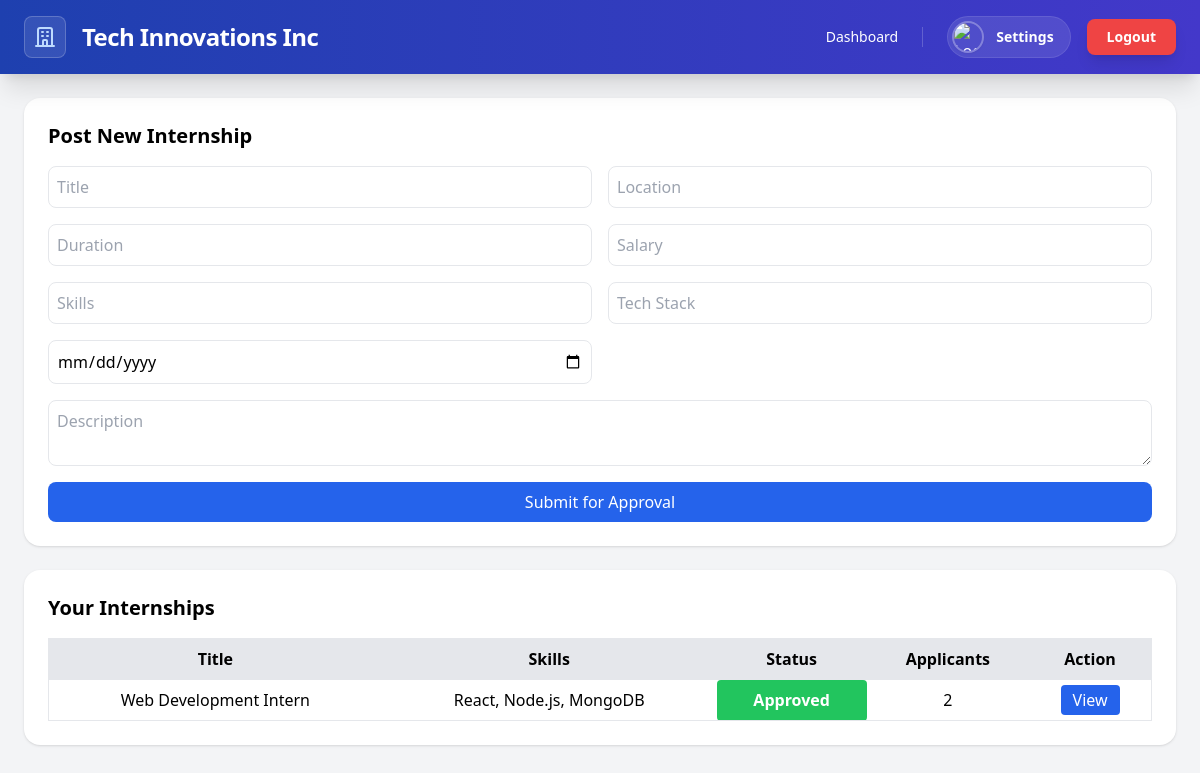
/company_dashboard.php (signed in), run on the app's committed database.
### tables this page shows
CREATE TABLE `companies` (
  `id` int(11) NOT NULL,
  `user_id` int(11) NOT NULL,
  `company_name` varchar(255) NOT NULL,
  `address` varchar(255) DEFAULT NULL,
  `phone` varchar(20) DEFAULT NULL,
  `website` varchar(255) DEFAULT NULL,
  `description` text DEFAULT NULL,
  `logo` varchar(255) DEFAULT NULL,
  `created_at` timestamp NOT NULL DEFAULT current_timestamp(),
  `updated_at` timestamp NOT NULL DEFAULT current_timestamp() ON UPDATE current_timestamp()
);

CREATE TABLE `internships` (
  `id` int(11) NOT NULL,
  `company_id` int(11) NOT NULL,
  `title` varchar(255) NOT NULL,
  `location` varchar(255) DEFAULT NULL,
  `duration` varchar(100) DEFAULT NULL,
  `salary` varchar(100) DEFAULT NULL,
  `skills` varchar(255) DEFAULT NULL,
  `stack` varchar(255) DEFAULT NULL,
  `description` text DEFAULT NULL,
  `deadline` date DEFAULT NULL,
  `status` enum('pending','approved','rejected') DEFAULT 'pending',
  `created_at` timestamp NOT NULL DEFAULT current_timestamp(),
  `updated_at` timestamp NOT NULL DEFAULT current_timestamp() ON UPDATE current_timestamp()
);

### Company_dashboard.php (the view, shortened to what this page needs)
<?php
include 'db.php';
$user_id = $_SESSION['user_id'];
$stmt = $pdo->prepare("SELECT c.*, u.email FROM companies c JOIN users u ON c.user_id = u.id WHERE c.user_id = ?");
$stmt->execute([$user_id]);
$company = $stmt->fetch(PDO::FETCH_ASSOC);
$stmt = $pdo->prepare("
    SELECT i.*,
    (SELECT COUNT(*) FROM applications a WHERE a.internship_id = i.id) AS total_applicants
    FROM internships i
    WHERE i.company_id = ?
    ORDER BY i.id DESC
");
$stmt->execute([$company['id']]);
$internships = $stmt->fetchAll(PDO::FETCH_ASSOC);
?>
<!DOCTYPE html>
<html>
<head>
    <script src="https://cdn.tailwindcss.com"></script>
</head>
<body class="bg-gray-100">
<header class="sticky top-0 z-50 bg-gradient-to-r from-blue-800 to-indigo-700 shadow-xl text-white">
    <div class="max-w-7xl mx-auto px-6 py-4 flex justify-between items-center">
        <div class="flex items-center gap-4">
            <div class="bg-white/10 p-2 rounded-lg border border-white/20">
                <svg class="w-6 h-6 text-blue-200" fill="none" stroke="currentColor" viewBox="0 0 24 24">
                    <path stroke-linecap="round" stroke-linejoin="round" stroke-width="2" d="M19 21V5a2 2 0 00-2-2H7a2 2 0 00-2 2v16m14 0h2m-2 0h-5m-9 0H3m2 0h5M9 7h1m-1 4h1m4-4h1m-1 4h1m-5 10v-5a1 1 0 011-1h2a1 1 0 011 1v5m-4 0h4"></path>
                </svg>
            </div>
            <h1 class="text-2xl font-bold tracking-tight">
                <?= htmlspecialchars($company['company_name']) ?>
            </h1>
        </div>
        <div class="flex items-center gap-6">
            <nav class="hidden md:flex items-center gap-5 border-r border-white/20 pr-6">
                <a href="company_dashboard.php" class="text-sm font-medium hover:text-blue-200 transition">Dashboard</a>
            </nav>
            <div class="flex items-center gap-4">
                <a href="company_profile.php"
                   class="flex items-center gap-3 bg-white/10 pl-1 pr-4 py-1 rounded-full border border-white/10 hover:bg-white/20 transition-all group">
                    <img src="<?= $company['logo'] ? 'uploads/'.$company['logo'] : 'default_company.png' ?>"
                         class="w-8 h-8 rounded-full border-2 border-white/30 object-cover shadow-sm group-hover:scale-105 transition-transform"
                         alt="Logo" />
                    <span class="text-sm font-semibold hidden sm:inline">Settings</span>
                </a>
                <a href="PublicPage.php"
                   class="bg-red-500 hover:bg-red-600 px-5 py-2 rounded-lg font-bold text-sm shadow-lg shadow-black/10 transition-all active:scale-95">
                    Logout
                </a>
            </div>
        </div>
    </div>
</header>
<div class="max-w-7xl mx-auto p-6 space-y-6">
<div class="bg-white p-6 rounded-2xl shadow">
    <h2 class="text-xl font-semibold mb-4">Post New Internship</h2>
    <form method="POST" class="grid grid-cols-1 md:grid-cols-2 gap-4">
        <input name="title" required placeholder="Title" class="border p-2 rounded-lg">
        <input name="location" required placeholder="Location" class="border p-2 rounded-lg">
        <input name="duration" required placeholder="Duration" class="border p-2 rounded-lg">
        <input name="salary" required placeholder="Salary" class="border p-2 rounded-lg">
        <input name="skills" required placeholder="Skills" class="border p-2 rounded-lg">
        <input name="stack" required placeholder="Tech Stack" class="border p-2 rounded-lg">
        <input type="date" required name="deadline" class="border p-2 rounded-lg">
        <textarea name="description" placeholder="Description" class="border p-2 rounded-lg md:col-span-2"></textarea>
        <button name="post_internship"
            class="bg-blue-600 text-white px-4 py-2 rounded-lg md:col-span-2 hover:bg-blue-700 transition">
            Submit for Approval
        </button>
    </form>
</div>
<div class="bg-white p-6 rounded-2xl shadow">
    <h2 class="text-xl font-semibold mb-4">Your Internships</h2>
    <table class="w-full border text-center">
        <thead class="bg-gray-200">
            <tr>
                <th class="p-2">Title</th>
                <th class="p-2">Skills</th>
                <th class="p-2">Status</th>
                <th class="p-2">Applicants</th>
                <th class="p-2">Action</th>
            </tr>
        </thead>
        <tbody>
        <?php foreach ($internships as $i): ?>
            <?php
                $status_color = match($i['status']) {
                    'approved' => 'bg-green-500 text-white',
                    'pending' => 'bg-yellow-400 text-gray-900',
                    'rejected' => 'bg-red-500 text-white',
                    default => 'bg-gray-300 text-gray-700'
                };
            ?>
            <tr class="border-t">
                <td class="p-2"><?= htmlspecialchars($i['title']) ?></td>
                <td class="p-2"><?= htmlspecialchars($i['skills']) ?></td>
                <td class="p-2 font-semibold px-2 py-1 rounded <?= $status_color ?>"><?= ucfirst($i['status']) ?></td>
                <td class="p-2"><?= $i['total_applicants'] ?></td>
                <td class="p-2">
                    <?php if ($i['status'] === 'approved'): ?>
                        <a href="view_applicants.php?internship_id=<?= $i['id'] ?>"
                           class="px-3 py-1 bg-blue-600 text-white rounded hover:bg-blue-700 transition">
                           View
                        </a>
                    <?php else: ?>
                        <span class="text-gray-500">Not Available</span>
                    <?php endif; ?>
                </td>
            </tr>
        <?php endforeach; ?>
        </tbody>
    </table>
</div>
</div>
</body>
</html>

### data on the page
companies: company_name "Tech Innovations Inc"
internships: title "Web Development Intern", skills "React, Node.js, MongoDB", status "Approved", total_applicants "2"
